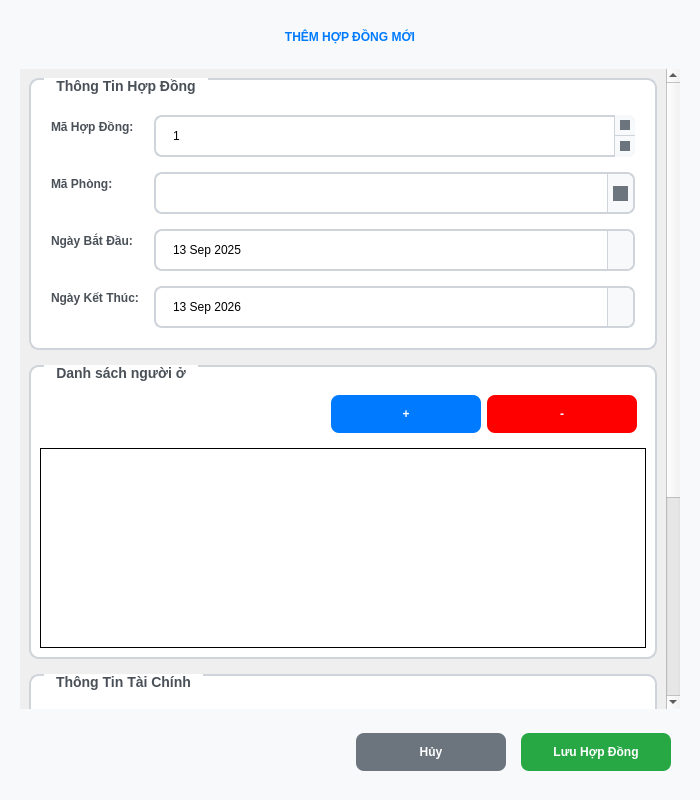
<?xml version="1.0" encoding="UTF-8"?>
<ui version="4.0">
 <class>AddContractDialog</class>
 <widget class="QDialog" name="AddContractDialog">
  <property name="geometry">
   <rect>
    <x>0</x>
    <y>0</y>
    <width>700</width>
    <height>800</height>
   </rect>
  </property>
  <property name="windowTitle">
   <string>Thêm Hợp Đồng Mới</string>
  </property>
  <property name="windowIcon">
   <iconset>
    <normaloff>:/icons/contract.png</normaloff>:/icons/contract.png</iconset>
  </property>
  <property name="styleSheet">
   <string notr="true">/* Add Contract Dialog Styling */
QDialog {
    background-color: #f8f9fa;
    color: #212529;
}

/* Group Box Styling */
QGroupBox {
    font-weight: bold;
    font-size: 14px;
    color: #495057;
    border: 2px solid #ced4da;
    border-radius: 10px;
    margin-top: 1.5ex;
    padding-top: 10px;
    background-color: white;
}

QGroupBox::title {
    subcontrol-origin: margin;
    left: 15px;
    padding: 0 10px 0 10px;
    background-color: white;
}

/* Form Labels */
QLabel {
    color: #495057;
    font-weight: bold;
    font-size: 12px;
}

/* Input Fields Styling */
QDateEdit, QComboBox, QDoubleSpinBox, QLineEdit, QSpinBox, QTextEdit, QPlainTextEdit {
    background-color: white;
    border: 2px solid #ced4da;
    border-radius: 8px;
    padding: 10px 15px;
    font-size: 12px;
    min-height: 18px;
}

QDateEdit:focus, QComboBox:focus, QDoubleSpinBox:focus, QLineEdit:focus, QSpinBox:focus, QTextEdit:focus, QPlainTextEdit:focus {
    border-color: #007bff;
    background-color: #f0f8ff;
}

QDateEdit:hover, QComboBox:hover, QDoubleSpinBox:hover, QLineEdit:hover, QSpinBox:hover, QTextEdit:hover, QPlainTextEdit:hover {
    border-color: #6c757d;
}

/* ComboBox Arrow */
QComboBox::drop-down {
    subcontrol-origin: padding;
    subcontrol-position: top right;
    width: 25px;
    border-left: 1px solid #ced4da;
    border-top-right-radius: 8px;
    border-bottom-right-radius: 8px;
    background-color: #f8f9fa;
}

QComboBox::down-arrow {
    width: 15px;
    height: 15px;
    background-color: #6c757d;
}

QComboBox QAbstractItemView {
    background-color: white;
    border: 2px solid #ced4da;
    border-radius: 8px;
    selection-background-color: #007bff;
    selection-color: white;
}

/* Button Styling */
QPushButton {
    background-color: #007bff;
    color: white;
    border: none;
    border-radius: 8px;
    padding: 12px 25px;
    font-weight: bold;
    font-size: 12px;
    min-width: 100px;
}

QPushButton:hover {
    background-color: #0056b3;
}

QPushButton:pressed {
    background-color: #004085;
}

#saveButton {
    background-color: #28a745;
}

#saveButton:hover {
    background-color: #1e7e34;
}

#cancelButton {
    background-color: #6c757d;
}

#cancelButton:hover {
    background-color: #545b62;
}

#clearButton {
    background-color: #ffc107;
    color: #212529;
}

#clearButton:hover {
    background-color: #e0a800;
}

/* SpinBox Styling */
QSpinBox, QDoubleSpinBox {
    padding-right: 30px;
}

QSpinBox::up-button, QDoubleSpinBox::up-button {
    subcontrol-origin: border;
    subcontrol-position: top right;
    width: 20px;
    border-left: 1px solid #ced4da;
    border-bottom: 1px solid #ced4da;
    border-top-right-radius: 8px;
    background-color: #f8f9fa;
}

QSpinBox::down-button, QDoubleSpinBox::down-button {
    subcontrol-origin: border;
    subcontrol-position: bottom right;
    width: 20px;
    border-left: 1px solid #ced4da;
    border-bottom-right-radius: 8px;
    background-color: #f8f9fa;
}

QSpinBox::up-arrow, QDoubleSpinBox::up-arrow {
    width: 10px;
    height: 10px;
    background-color: #6c757d;
}

QSpinBox::down-arrow, QDoubleSpinBox::down-arrow {
    width: 10px;
    height: 10px;
    background-color: #6c757d;
}

/* Date Edit Calendar Button */
QDateEdit::drop-down {
    subcontrol-origin: padding;
    subcontrol-position: top right;
    width: 25px;
    border-left: 1px solid #ced4da;
    border-top-right-radius: 8px;
    border-bottom-right-radius: 8px;
    background-color: #f8f9fa;
}
</string>
  </property>
  <layout class="QVBoxLayout" name="mainVerticalLayout">
   <property name="spacing">
    <number>15</number>
   </property>
   <property name="leftMargin">
    <number>20</number>
   </property>
   <property name="topMargin">
    <number>20</number>
   </property>
   <property name="rightMargin">
    <number>20</number>
   </property>
   <property name="bottomMargin">
    <number>20</number>
   </property>
   <item>
    <widget class="QLabel" name="titleLabel">
     <property name="font">
      <font>
       <pointsize>-1</pointsize>
       <weight>75</weight>
       <bold>true</bold>
      </font>
     </property>
     <property name="styleSheet">
      <string notr="true">color: #007bff; padding: 10px;</string>
     </property>
     <property name="text">
      <string>THÊM HỢP ĐỒNG MỚI</string>
     </property>
     <property name="alignment">
      <set>Qt::AlignCenter</set>
     </property>
    </widget>
   </item>
   <item>
    <widget class="QScrollArea" name="scrollArea">
     <property name="styleSheet">
      <string notr="true">QScrollArea { border: none; background-color: transparent; }</string>
     </property>
     <property name="widgetResizable">
      <bool>true</bool>
     </property>
     <widget class="QWidget" name="scrollAreaWidgetContents">
      <property name="geometry">
       <rect>
        <x>0</x>
        <y>0</y>
        <width>646</width>
        <height>1006</height>
       </rect>
      </property>
      <layout class="QVBoxLayout" name="scrollLayout">
       <property name="spacing">
        <number>15</number>
       </property>
       <item>
        <widget class="QGroupBox" name="contractInfoGroup">
         <property name="title">
          <string>Thông Tin Hợp Đồng</string>
         </property>
         <layout class="QFormLayout" name="contractInfoLayout">
          <property name="horizontalSpacing">
           <number>15</number>
          </property>
          <property name="verticalSpacing">
           <number>15</number>
          </property>
          <property name="leftMargin">
           <number>20</number>
          </property>
          <property name="topMargin">
           <number>25</number>
          </property>
          <property name="rightMargin">
           <number>20</number>
          </property>
          <property name="bottomMargin">
           <number>20</number>
          </property>
          <item row="0" column="0">
           <widget class="QLabel" name="contractIdLabel">
            <property name="text">
             <string>Mã Hợp Đồng:</string>
            </property>
           </widget>
          </item>
          <item row="0" column="1">
           <widget class="QSpinBox" name="contractIdSpinBox">
            <property name="minimum">
             <number>1</number>
            </property>
            <property name="maximum">
             <number>999999</number>
            </property>
            <property name="value">
             <number>1</number>
            </property>
           </widget>
          </item>
          <item row="1" column="0">
           <widget class="QLabel" name="roomIdLabel">
            <property name="text">
             <string>Mã Phòng:</string>
            </property>
           </widget>
          </item>
          <item row="1" column="1">
           <widget class="QComboBox" name="roomIdComboBox">
            <property name="editable">
             <bool>true</bool>
            </property>
           </widget>
          </item>
          <item row="2" column="0">
           <widget class="QLabel" name="startDateLabel">
            <property name="text">
             <string>Ngày Bắt Đầu:</string>
            </property>
           </widget>
          </item>
          <item row="2" column="1">
           <widget class="QDateEdit" name="startDateEdit">
            <property name="calendarPopup">
             <bool>true</bool>
            </property>
            <property name="date">
             <date>
              <year>2025</year>
              <month>9</month>
              <day>13</day>
             </date>
            </property>
           </widget>
          </item>
          <item row="3" column="0">
           <widget class="QLabel" name="endDateLabel">
            <property name="text">
             <string>Ngày Kết Thúc:</string>
            </property>
           </widget>
          </item>
          <item row="3" column="1">
           <widget class="QDateEdit" name="endDateEdit">
            <property name="calendarPopup">
             <bool>true</bool>
            </property>
            <property name="date">
             <date>
              <year>2026</year>
              <month>9</month>
              <day>13</day>
             </date>
            </property>
           </widget>
          </item>
         </layout>
        </widget>
       </item>
       <item>
        <widget class="QGroupBox" name="groupBox">
         <property name="title">
          <string>Danh sách người ở</string>
         </property>
         <layout class="QVBoxLayout" name="verticalLayout">
          <item>
           <widget class="QWidget" name="widget" native="true">
            <property name="styleSheet">
             <string notr="true">QWidget{border: none}</string>
            </property>
            <layout class="QHBoxLayout" name="horizontalLayout">
             <item>
              <spacer name="horizontalSpacer">
               <property name="orientation">
                <enum>Qt::Horizontal</enum>
               </property>
               <property name="sizeHint" stdset="0">
                <size>
                 <width>486</width>
                 <height>20</height>
                </size>
               </property>
              </spacer>
             </item>
             <item>
              <widget class="QPushButton" name="addTenant">
               <property name="sizePolicy">
                <sizepolicy hsizetype="Fixed" vsizetype="Fixed">
                 <horstretch>0</horstretch>
                 <verstretch>0</verstretch>
                </sizepolicy>
               </property>
               <property name="minimumSize">
                <size>
                 <width>96</width>
                 <height>32</height>
                </size>
               </property>
               <property name="text">
                <string>+</string>
               </property>
               <property name="iconSize">
                <size>
                 <width>0</width>
                 <height>0</height>
                </size>
               </property>
               <property name="checkable">
                <bool>false</bool>
               </property>
              </widget>
             </item>
             <item>
              <widget class="QPushButton" name="removeTenant">
               <property name="minimumSize">
                <size>
                 <width>96</width>
                 <height>0</height>
                </size>
               </property>
               <property name="styleSheet">
                <string notr="true">QPushButton{
background-color: red;
}
QPushButton::hover{
background-color: rgb(192, 28, 40);
}
QPushButton::pressed{
background-color: rgb(165, 29, 45);
}</string>
               </property>
               <property name="text">
                <string>-</string>
               </property>
              </widget>
             </item>
            </layout>
           </widget>
          </item>
          <item>
           <widget class="QListWidget" name="tenantList">
            <property name="minimumSize">
             <size>
              <width>0</width>
              <height>200</height>
             </size>
            </property>
            <property name="toolTipDuration">
             <number>-3</number>
            </property>
            <property name="styleSheet">
             <string notr="true">QWidget{border: 1px solid black}</string>
            </property>
           </widget>
          </item>
         </layout>
        </widget>
       </item>
       <item>
        <widget class="QGroupBox" name="financialInfoGroup">
         <property name="title">
          <string>Thông Tin Tài Chính</string>
         </property>
         <layout class="QFormLayout" name="financialInfoLayout">
          <property name="horizontalSpacing">
           <number>15</number>
          </property>
          <property name="verticalSpacing">
           <number>15</number>
          </property>
          <property name="leftMargin">
           <number>20</number>
          </property>
          <property name="topMargin">
           <number>25</number>
          </property>
          <property name="rightMargin">
           <number>20</number>
          </property>
          <property name="bottomMargin">
           <number>20</number>
          </property>
          <item row="0" column="0">
           <widget class="QLabel" name="monthlyRentLabel">
            <property name="text">
             <string>Tiền Thuê Hàng Tháng (VNĐ):</string>
            </property>
           </widget>
          </item>
          <item row="0" column="1">
           <widget class="QDoubleSpinBox" name="monthlyRentSpinBox">
            <property name="suffix">
             <string> VNĐ</string>
            </property>
            <property name="decimals">
             <number>0</number>
            </property>
            <property name="minimum">
             <double>0.000000000000000</double>
            </property>
            <property name="maximum">
             <double>999999999.000000000000000</double>
            </property>
            <property name="singleStep">
             <double>100000.000000000000000</double>
            </property>
            <property name="value">
             <double>0.000000000000000</double>
            </property>
           </widget>
          </item>
          <item row="1" column="0">
           <widget class="QLabel" name="depositLabel">
            <property name="text">
             <string>Tiền Đặt Cọc (VNĐ):</string>
            </property>
           </widget>
          </item>
          <item row="1" column="1">
           <widget class="QDoubleSpinBox" name="depositSpinBox">
            <property name="suffix">
             <string> VNĐ</string>
            </property>
            <property name="decimals">
             <number>0</number>
            </property>
            <property name="minimum">
             <double>0.000000000000000</double>
            </property>
            <property name="maximum">
             <double>999999999.000000000000000</double>
            </property>
            <property name="singleStep">
             <double>100000.000000000000000</double>
            </property>
            <property name="value">
             <double>0.000000000000000</double>
            </property>
           </widget>
          </item>
         </layout>
        </widget>
       </item>
       <item>
        <widget class="QGroupBox" name="statusNotesGroup">
         <property name="title">
          <string>Trạng Thái và Ghi Chú</string>
         </property>
         <layout class="QFormLayout" name="statusNotesLayout">
          <property name="horizontalSpacing">
           <number>15</number>
          </property>
          <property name="verticalSpacing">
           <number>15</number>
          </property>
          <property name="leftMargin">
           <number>20</number>
          </property>
          <property name="topMargin">
           <number>25</number>
          </property>
          <property name="rightMargin">
           <number>20</number>
          </property>
          <property name="bottomMargin">
           <number>20</number>
          </property>
          <item row="0" column="0">
           <widget class="QLabel" name="statusLabel">
            <property name="text">
             <string>Trạng Thái:</string>
            </property>
           </widget>
          </item>
          <item row="0" column="1">
           <widget class="QComboBox" name="statusComboBox">
            <property name="styleSheet">
             <string notr="true">QComboBox::drop-down {
    subcontrol-origin: padding;
    subcontrol-position: top right;
    width: 25px;
    border-left: 1px solid #ced4da;
    border-top-right-radius: 8px;
    border-bottom-right-radius: 8px;
    background-color: #f8f9fa;
	color: #212529;
}

QComboBox::down-arrow {
    width: 15px;
    height: 15px;
    background-color: #6c757d;
}

QComboBox QAbstractItemView {
    background-color: white;
    border: 2px solid #ced4da;
    border-radius: 8px;
    selection-background-color: #007bff;
    selection-color: black;
}</string>
            </property>
            <item>
             <property name="text">
              <string>Không hoạt động</string>
             </property>
            </item>
            <item>
             <property name="text">
              <string>Đang hoạt động</string>
             </property>
            </item>
           </widget>
          </item>
          <item row="1" column="0">
           <widget class="QLabel" name="notesLabel">
            <property name="text">
             <string>Ghi Chú:</string>
            </property>
           </widget>
          </item>
          <item row="1" column="1">
           <widget class="QTextEdit" name="description">
            <property name="sizePolicy">
             <sizepolicy hsizetype="Expanding" vsizetype="Expanding">
              <horstretch>0</horstretch>
              <verstretch>0</verstretch>
             </sizepolicy>
            </property>
            <property name="minimumSize">
             <size>
              <width>0</width>
              <height>42</height>
             </size>
            </property>
           </widget>
          </item>
         </layout>
        </widget>
       </item>
       <item>
        <spacer name="verticalSpacer">
         <property name="orientation">
          <enum>Qt::Vertical</enum>
         </property>
         <property name="sizeHint" stdset="0">
          <size>
           <width>20</width>
           <height>20</height>
          </size>
         </property>
        </spacer>
       </item>
      </layout>
     </widget>
    </widget>
   </item>
   <item>
    <widget class="QFrame" name="buttonFrame">
     <property name="frameShape">
      <enum>QFrame::NoFrame</enum>
     </property>
     <property name="frameShadow">
      <enum>QFrame::Raised</enum>
     </property>
     <layout class="QHBoxLayout" name="buttonLayout">
      <property name="spacing">
       <number>15</number>
      </property>
      <item>
       <spacer name="buttonSpacer">
        <property name="orientation">
         <enum>Qt::Horizontal</enum>
        </property>
        <property name="sizeHint" stdset="0">
         <size>
          <width>40</width>
          <height>20</height>
         </size>
        </property>
       </spacer>
      </item>
      <item>
       <widget class="QPushButton" name="cancelButton">
        <property name="text">
         <string>Hủy</string>
        </property>
        <property name="icon">
         <iconset>
          <normaloff>:/icons/cancel.png</normaloff>:/icons/cancel.png</iconset>
        </property>
       </widget>
      </item>
      <item>
       <widget class="QPushButton" name="saveButton">
        <property name="text">
         <string>Lưu Hợp Đồng</string>
        </property>
        <property name="icon">
         <iconset>
          <normaloff>:/icons/save.png</normaloff>:/icons/save.png</iconset>
        </property>
        <property name="default">
         <bool>true</bool>
        </property>
       </widget>
      </item>
     </layout>
    </widget>
   </item>
  </layout>
 </widget>
 <tabstops>
  <tabstop>scrollArea</tabstop>
  <tabstop>contractIdSpinBox</tabstop>
  <tabstop>roomIdComboBox</tabstop>
  <tabstop>startDateEdit</tabstop>
  <tabstop>endDateEdit</tabstop>
  <tabstop>tenantList</tabstop>
  <tabstop>monthlyRentSpinBox</tabstop>
  <tabstop>depositSpinBox</tabstop>
  <tabstop>statusComboBox</tabstop>
  <tabstop>cancelButton</tabstop>
  <tabstop>saveButton</tabstop>
 </tabstops>
 <resources/>
 <connections/>
</ui>
